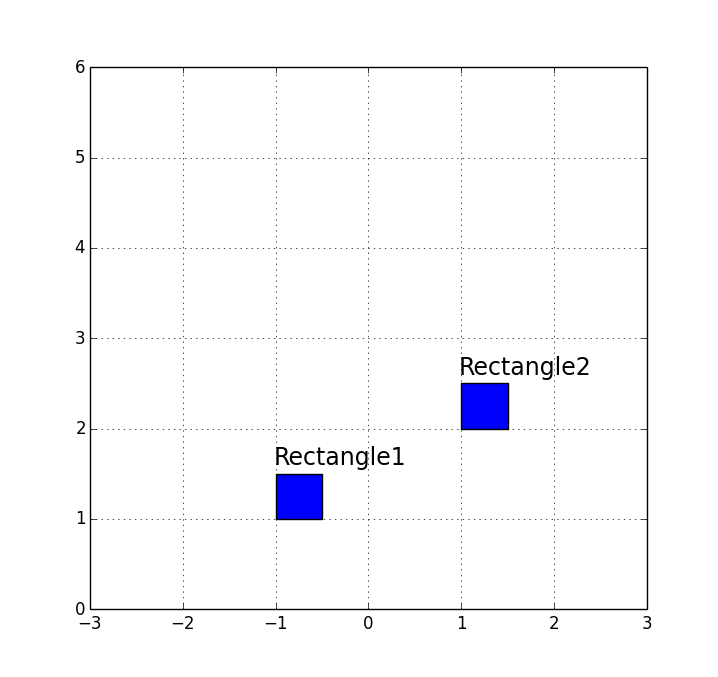

Write Python code to recreate this figure.
# -*- coding: utf-8 -*-
import matplotlib
import matplotlib.pyplot as plt

def main():
    fig = plt.figure()
    ax = fig.add_subplot(111)
    # 長方形を2つ作成
    rect1 = matplotlib.patches.Rectangle((-1,1),0.5,0.5)
    rect2 = matplotlib.patches.Rectangle((1,2),0.5,0.5)
    ax.add_patch(rect1)
    ax.add_patch(rect2)
    # テキストを挿入
    plt.text(-1,1.6,"Rectangle1",fontsize=17)
    plt.text(1,2.6,"Rectangle2",fontsize=17)
    # グラフの設定
    plt.xlim([-3, 3])
    plt.ylim([0, 6])
    plt.grid()
    plt.show()

if __name__ == '__main__':
    main()
